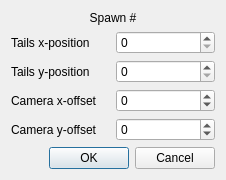
<?xml version="1.0" encoding="UTF-8"?>
<ui version="4.0">
 <class>SpawnEditorDialog</class>
 <widget class="QDialog" name="SpawnEditorDialog">
  <property name="geometry">
   <rect>
    <x>0</x>
    <y>0</y>
    <width>226</width>
    <height>165</height>
   </rect>
  </property>
  <property name="windowTitle">
   <string>Spawn Properties</string>
  </property>
  <layout class="QGridLayout" name="gridLayout">
   <item row="0" column="0">
    <layout class="QVBoxLayout" name="verticalLayout">
     <item>
      <widget class="QLabel" name="spawnNumberLabel">
       <property name="text">
        <string>Spawn #</string>
       </property>
       <property name="alignment">
        <set>Qt::AlignCenter</set>
       </property>
      </widget>
     </item>
     <item>
      <layout class="QHBoxLayout" name="horizontalLayout">
       <item>
        <widget class="QLabel" name="label">
         <property name="text">
          <string>Tails x-position</string>
         </property>
        </widget>
       </item>
       <item>
        <widget class="QSpinBox" name="tailsXBox">
         <property name="maximum">
          <number>65535</number>
         </property>
        </widget>
       </item>
      </layout>
     </item>
     <item>
      <layout class="QHBoxLayout" name="horizontalLayout_2">
       <item>
        <widget class="QLabel" name="label_2">
         <property name="text">
          <string>Tails y-position</string>
         </property>
        </widget>
       </item>
       <item>
        <widget class="QSpinBox" name="tailsYBox">
         <property name="maximum">
          <number>65535</number>
         </property>
        </widget>
       </item>
      </layout>
     </item>
     <item>
      <layout class="QHBoxLayout" name="horizontalLayout_3">
       <item>
        <widget class="QLabel" name="label_3">
         <property name="text">
          <string>Camera x-offset</string>
         </property>
        </widget>
       </item>
       <item>
        <widget class="QSpinBox" name="camXBox">
         <property name="minimum">
          <number>-32768</number>
         </property>
         <property name="maximum">
          <number>32767</number>
         </property>
         <property name="value">
          <number>0</number>
         </property>
        </widget>
       </item>
      </layout>
     </item>
     <item>
      <layout class="QHBoxLayout" name="horizontalLayout_4">
       <item>
        <widget class="QLabel" name="label_4">
         <property name="text">
          <string>Camera y-offset</string>
         </property>
        </widget>
       </item>
       <item>
        <widget class="QSpinBox" name="camYBox">
         <property name="minimum">
          <number>-32768</number>
         </property>
         <property name="maximum">
          <number>32767</number>
         </property>
        </widget>
       </item>
      </layout>
     </item>
    </layout>
   </item>
   <item row="1" column="0">
    <widget class="QDialogButtonBox" name="buttonBox">
     <property name="orientation">
      <enum>Qt::Horizontal</enum>
     </property>
     <property name="standardButtons">
      <set>QDialogButtonBox::Cancel|QDialogButtonBox::Ok</set>
     </property>
    </widget>
   </item>
  </layout>
 </widget>
 <resources/>
 <connections>
  <connection>
   <sender>buttonBox</sender>
   <signal>accepted()</signal>
   <receiver>SpawnEditorDialog</receiver>
   <slot>accept()</slot>
   <hints>
    <hint type="sourcelabel">
     <x>248</x>
     <y>254</y>
    </hint>
    <hint type="destinationlabel">
     <x>157</x>
     <y>274</y>
    </hint>
   </hints>
  </connection>
  <connection>
   <sender>buttonBox</sender>
   <signal>rejected()</signal>
   <receiver>SpawnEditorDialog</receiver>
   <slot>reject()</slot>
   <hints>
    <hint type="sourcelabel">
     <x>316</x>
     <y>260</y>
    </hint>
    <hint type="destinationlabel">
     <x>286</x>
     <y>274</y>
    </hint>
   </hints>
  </connection>
 </connections>
</ui>
